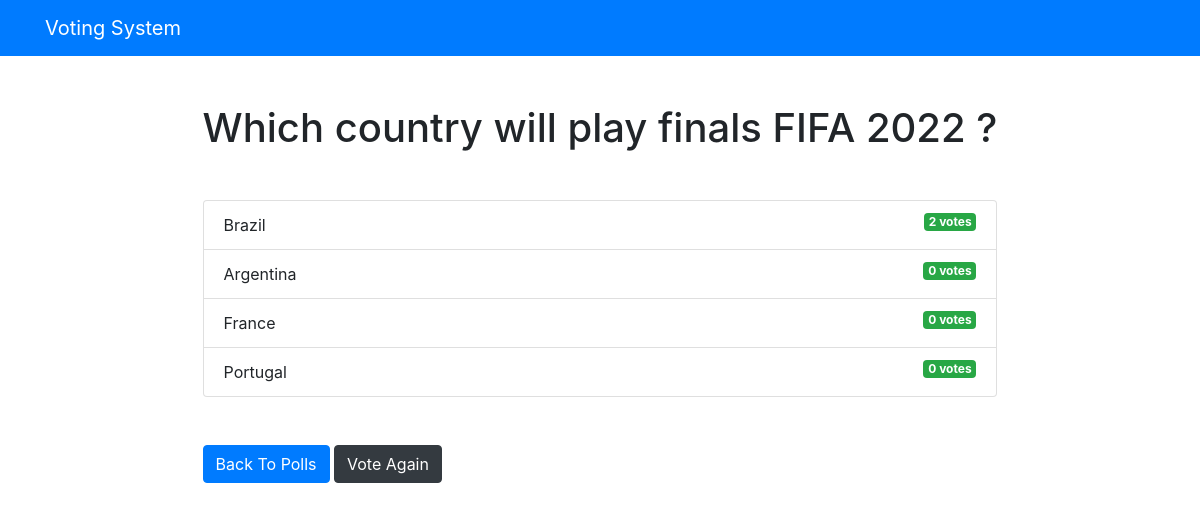
/polls/12/results/, run on the app's committed database.
### polls/models.py (models this page shows, shortened)
class Question(models.Model):
    question_text = models.CharField(max_length=200)
    pub_date = models.DateTimeField('date published')

class Choice(models.Model):
    question = models.ForeignKey(Question, on_delete=models.CASCADE)
    choice_text = models.CharField(max_length=200)
    votes = models.IntegerField(default=0)

### polls/views.py (the view)
# urls.py: path('<int:question_id>/results/', views.results, name='results'),
def results(request, question_id):
    question = get_object_or_404(Question, pk=question_id)
    return render(request, 'polls/results.html', {'question': question})

### templates/polls/results.html
{% extends 'base.html' %}
{% block content %}
<h1 class="mb-5 text-center">{{ question.question_text }}</h1>
<ul class="list-group mb-5">
    {% for choice in question.choice_set.all %}
    <li class="list-group-item">
        {{ choice.choice_text }} <span class="badge badge-success float-right">{{ choice.votes }}
            vote{{ choice.votes | pluralize }}</span>
    </li>
    {% endfor %}
</ul>
<a class="btn btn-primary" href="{% url 'polls:index' %}">Back To Polls</a>
<a class="btn btn-dark" href="{% url 'polls:detail' question.id %}">Vote Again</a>
{% endblock %}

### data on the page
Question: question_text "Which country will play finals FIFA 2022 ?"
Choice: choice_text "Brazil", votes "2", votes|pluralize "s"
Choice: choice_text "Argentina", votes "0", votes|pluralize "s"
Choice: choice_text "France", votes "0", votes|pluralize "s"
Choice: choice_text "Portugal", votes "0", votes|pluralize "s"
